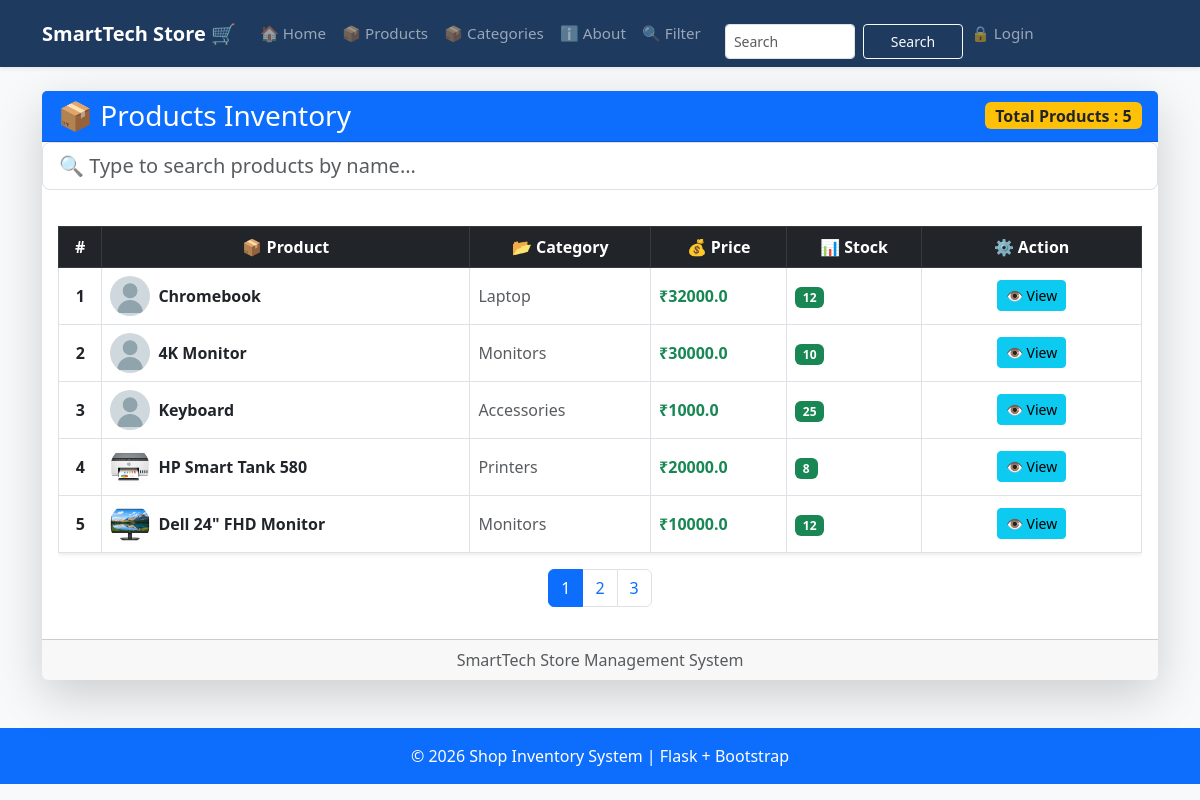
Page /products on the committed database.
### tables this page shows
CREATE TABLE products (
                    id INTEGER PRIMARY KEY AUTOINCREMENT,
                    name TEXT NOT NULL,
                    category TEXT NOT NULL,
                    price REAL NOT NULL,
                    stock INTEGER NOT NULL
                 , photo TEXT DEFAULT 'default.jpg');

### app.py (the view)
@app.route("/products")
def product():
    page = request.args.get('page', 1, type=int)
    per_page = 5
    offset = (page - 1) * per_page
    conn = get_db()
    products = conn.execute('SELECT * FROM products ORDER BY id DESC LIMIT ? OFFSET ?', (per_page, offset)).fetchall()
    total = conn.execute('SELECT COUNT(*) FROM products').fetchone()[0]
    conn.close()
    total_pages = (total + per_page - 1) // per_page  # Calculate total pages
    return render_template("products.html", products=products, page=page, total_pages=total_pages)

### database.py (called while the page is built)
def get_db():
    conn = sqlite3.connect(DB_PATH)
    conn.row_factory = sqlite3.Row # To access columns by name
    return conn

### templates/products.html (shortened to what this page needs)
{% extends "base.html" %}
{% block content %}
<div class="card shadow-lg border-0">
    <div class="card-header bg-primary text-white d-flex justify-content-between align-items-center">
        <h3 class="mb-0">
            📦 Products Inventory
        </h3>
        <span class="badge bg-warning text-dark fs-6">
            Total Products : {{ products|length }}
        </span>
    </div>
<div class="mb-3">
    <input type="text"
           id="searchInput"
           class="form-control form-control-lg"
           placeholder="🔍 Type to search products by name...">
</div>
    <div class="card-body">
        <div class="table-responsive">
            <table class="table table-hover table-bordered align-middle shadow-sm">
                <thead class="table-dark text-center">
                    <tr>
                        <th>#</th>
                        <th>📦 Product</th>
                        <th>📂 Category</th>
                        <th>💰 Price</th>
                        <th>📊 Stock</th>
                        <th width="220">⚙ Action</th>
                    </tr>
                </thead>
                <tbody id="tableBody">
                {% for product in products %}
                <tr class="align-middle" data-name="{{ product.name|lower }}">
                    <td class="text-center fw-bold">
                        {{ loop.index }}
                    </td>
                    <td>
                        <div class="d-flex align-items-center">
                            <img src="{{ url_for('static', filename='uploads/' ~ product.photo) }}"
                                 class="rounded-circle me-2"
                                 style="width:40px; height:40px; object-fit:cover;"
                                 alt="{{ product.name }}">
                            <span class="fw-bold">{{ product.name }}</span>
                        </div>
                    </td>
                    <td class="text-muted">{{ product.category }}</td>
                    <td class="text-success fw-bold">
                        ₹{{ product.price }}
                    </td>
                    <td >
                        <span class="badge bg-success">
                            {{ product.stock }}
                        </span>
                    </td>
                    <td class="text-center">
                        <a href="{{ url_for('product_detail', id=product.id) }}"
                           class="btn btn-info btn-sm">
                            👁 View
                        </a>
                    </td>
                </tr>
                {% endfor %}
                </tbody>
            </table>
            <nav class="mt-3">
                <ul class="pagination justify-content-center">
                    {% for p in range(1, total_pages + 1) %}
                    <li class="page-item {% if p == page %}active{% endif %}">
                    <a class="page-link" href="{{ url_for('product', page=p) }}">{{ p }}</a>
                    </li>
                    {% endfor %}
                </ul>
            </nav>
        </div>
    </div>
    <div class="card-footer text-center text-muted">
        SmartTech Store Management System
    </div>
</div>
{% endblock %}

### templates/base.html (style rules this page uses)
:root { --brand: #1e3a5f; }

### rows in the picture
products: photo (placeholder picture), name "Chromebook", category "Laptop", price "32000.0", stock "12"
products: photo (placeholder picture), name "4K Monitor", category "Monitors", price "30000.0", stock "10"
products: photo (placeholder picture), name "Keyboard", category "Accessories", price "1000.0", stock "25"
products: photo (picture), name "HP Smart Tank 580", category "Printers", price "20000.0", stock "8"
products: photo (picture), name "Dell 24\" FHD Monitor", category "Monitors", price "10000.0", stock "12"

### other values in the picture
{{ products|length }} "5"
{{ p }} "1" "2" "3"
